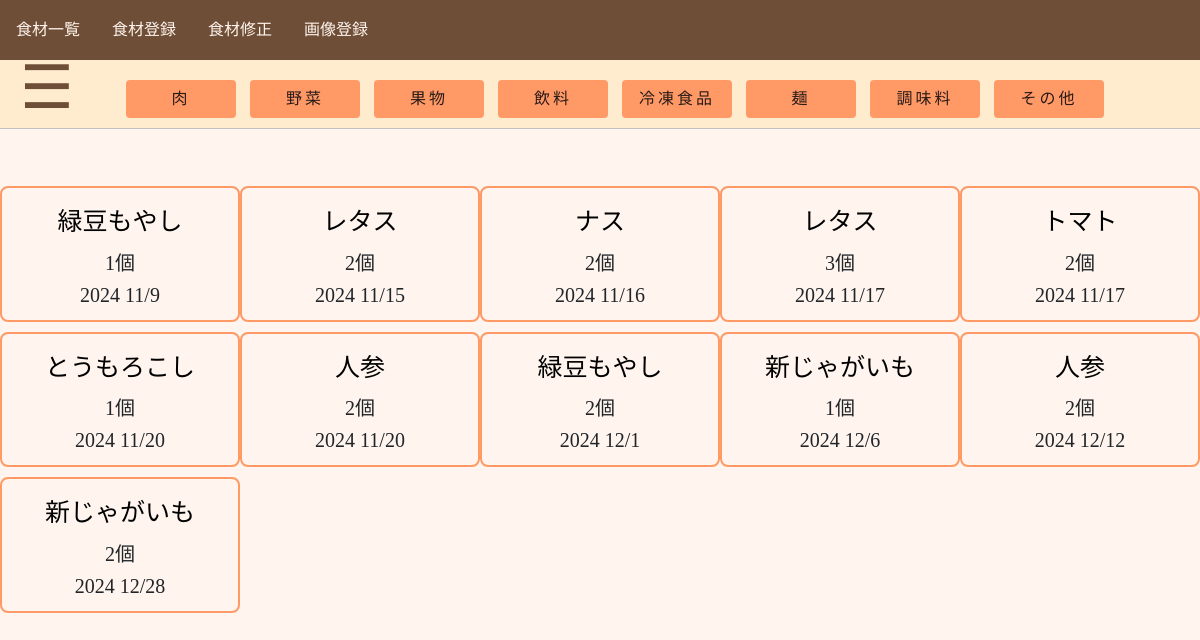
The app's page /map/vegetable/ with its own data.
### map/models.py (models this page shows, shortened)
class Food(models.Model):
    title = models.CharField(max_length=100)
    category = models.CharField(max_length=100, choices = CATEGORY)
    number = models.IntegerField(default = 0)
    unit = models.CharField(max_length=100, choices = UNIT, default='pieces')
    best_by_date = models.DateField(default=date.today)

### map/views.py (the view)
# urls.py: path('map/vegetable/', views.vegetable_view, name='vegetable-list'),
def vegetable_view(request):
    vegetable_list = Food.objects.filter(category='vegetable').order_by('best_by_date')
    return render(request, 'map/vegetable_list.html', {'vegetable_list': vegetable_list})

### map/templates/map/vegetable_list.html (shortened to what this page needs)
{% extends 'base.html' %}
{% block content %}
    <div class="category-list">
        <a href="{% url 'meat-list' %}" class="btn button">肉</a>
        <a href="{% url 'vegetable-list' %}" class="btn button">野菜</a>
        <a href="{% url 'fruit-list' %}" class="btn button">果物</a>
        <a href="{% url 'drink-list' %}" class="btn button">飲料</a>
        <a href="{% url 'frozen_food-list' %}" class="btn button">冷凍食品</a>
        <a href="{% url 'noodle-list' %}" class="btn button">麺</a>
        <a href="{% url 'seasoning-list' %}" class="btn button">調味料</a>
        <a href="{% url 'other-list' %}" class="btn button">その他</a>
    </div>
    <p class="task-w"></p>
    <div class="food-blocks">
        {% for item in vegetable_list %}
        <div class="food-block">
            <div class="detail">
                <a href="{% url 'detail-food' item.pk %}">{{ item.title}}</a>
            </div>
            <h5 class="text-dark">{{ item.number }}{{ item.get_unit_display }}</h5>
            <h5>{{ item.best_by_date|date:"Y n/j" }}</h5>
        </div>
        {% endfor %}
    </div>
    <div class="menu-btn" onclick="toggleMenu()">☰</div>
{% endblock content %}

### templates/base.html (style rules this page uses)
body { background-color: seashell; font-family:"ヒラギノ丸ゴ Pro W4","ヒラギノ丸ゴ Pro","Hiragino Maru Gothic Pro","ヒラギノ角ゴ Pro W3","Hiragino Kaku Gothic Pro","HG丸ｺﾞｼｯｸM-PRO","HGMaruGothicMPRO"; }
.button { background-color: #ff9966; color: #2B1B17; margin-left: 10px; margin-bottom: 10px; width: 110px; letter-spacing: 3px; }
.category-list { padding-top: 80px; position: fixed; background-color: white; border-bottom: 1px solid #c0c0c0; text-align: center; box-sizing: border-box; width: 100%; padding-left: 20px; background-color: #FFEBCD; }
.food-blocks { padding-top: 50px; }
.food-block { border: 2px solid #ff9966; border-radius: 8px; padding: 5px; float: left; margin-bottom: 10px; min-width: 20%; box-sizing: border-box; text-align: center; }
.detail { display: block; padding: 10px; }
.detail a { color: black; font-size: 25px; text-decoration: none; }
.task-w { font-size: 20px; padding-bottom: 10px; padding-top: 110px; }
.menu-btn { font-size: 60px; cursor: pointer; position: fixed; top: 43px; left: 20px; z-index: 2; color: #6F4E37; }

### records on screen
Food: title "緑豆もやし", number "1", unit "個", best_by_date "2024 11/9"
Food: title "レタス", number "2", unit "個", best_by_date "2024 11/15"
Food: title "ナス", number "2", unit "個", best_by_date "2024 11/16"
Food: title "レタス", number "3", unit "個", best_by_date "2024 11/17"
Food: title "トマト", number "2", unit "個", best_by_date "2024 11/17"
Food: title "とうもろこし", number "1", unit "個", best_by_date "2024 11/20"
Food: title "人参", number "2", unit "個", best_by_date "2024 11/20"
Food: title "緑豆もやし", number "2", unit "個", best_by_date "2024 12/1"
Food: title "新じゃがいも", number "1", unit "個", best_by_date "2024 12/6"
Food: title "人参", number "2", unit "個", best_by_date "2024 12/12"
Food: title "新じゃがいも", number "2", unit "個", best_by_date "2024 12/28"
